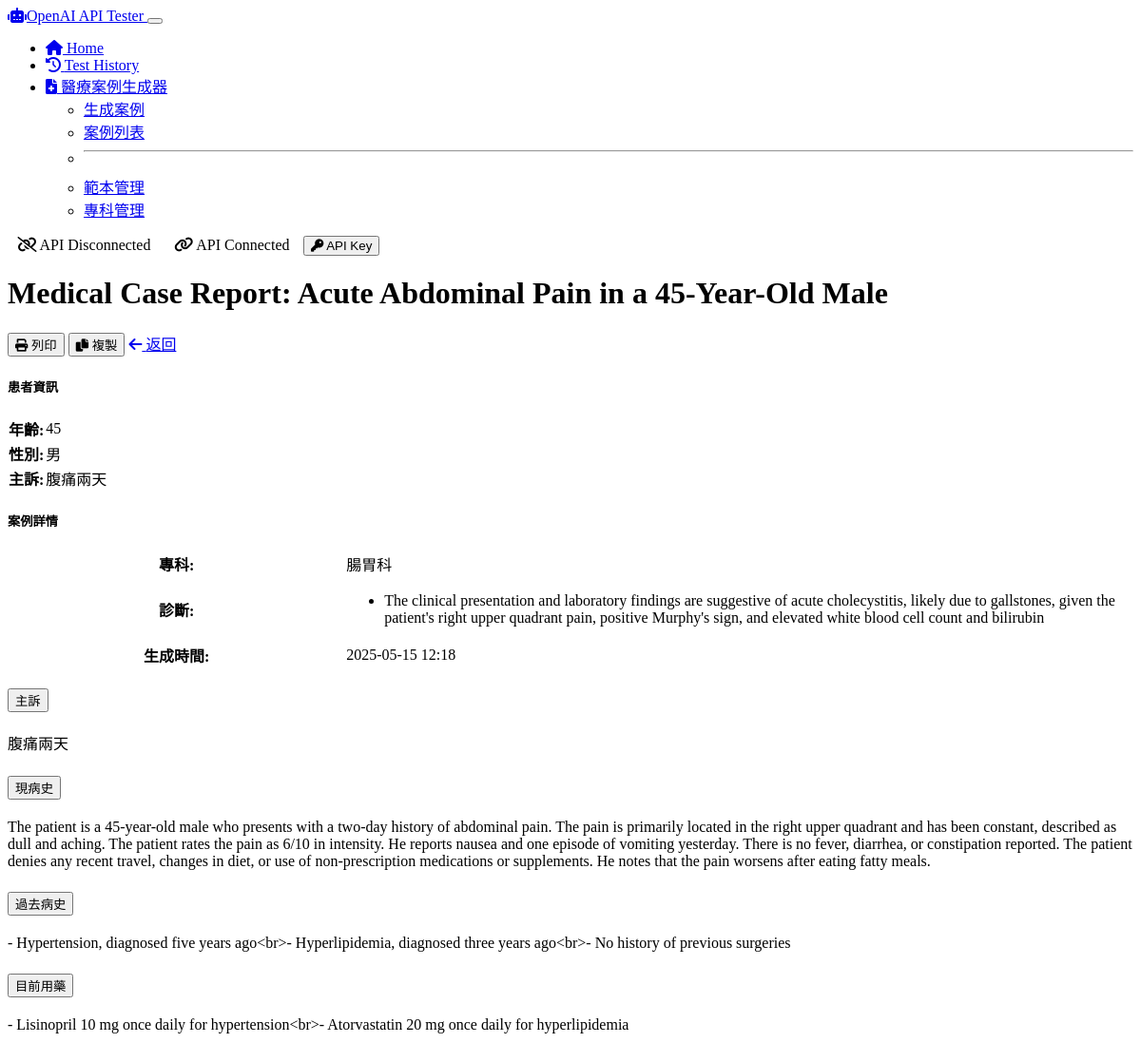
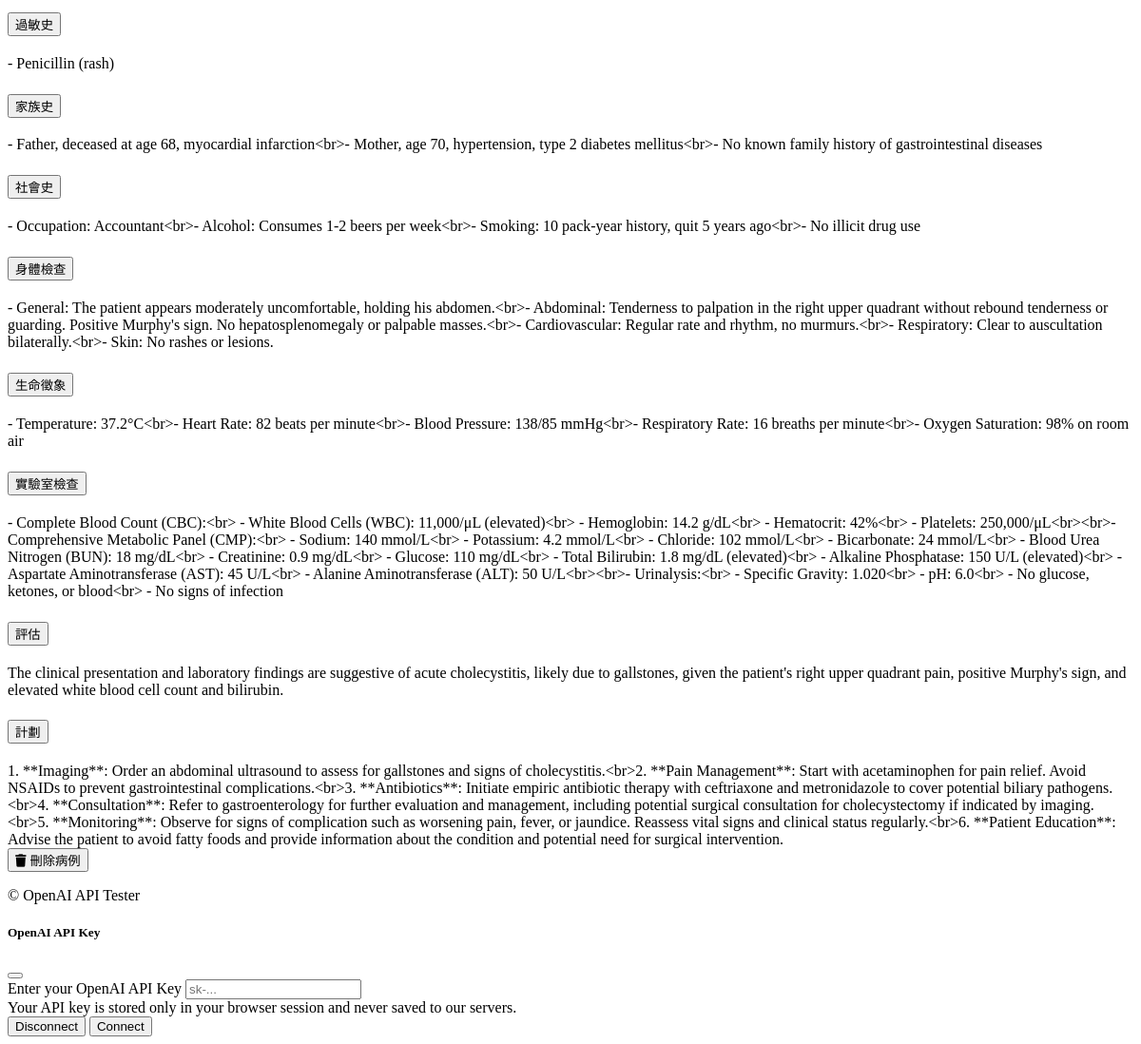
Screenshot of /medical/case/1 with the database file from the repository (2 pictures, top to bottom).
### models/medical_case.py (models this page shows, shortened)
class MedicalCase(db.Model):
    id = db.Column(db.Integer, primary_key=True)
    title = db.Column(db.String(200), nullable=False)
    patient_age = db.Column(db.Integer, nullable=True)
    patient_gender = db.Column(db.String(20), nullable=True)
    chief_complaint = db.Column(db.Text, nullable=False)
    history_present_illness = db.Column(db.Text, nullable=True)
    past_medical_history = db.Column(db.Text, nullable=True)
    medications = db.Column(db.Text, nullable=True)
    allergies = db.Column(db.Text, nullable=True)
    family_history = db.Column(db.Text, nullable=True)
    social_history = db.Column(db.Text, nullable=True)
    physical_examination = db.Column(db.Text, nullable=True)
    vital_signs = db.Column(db.Text, nullable=True)
    laboratory_results = db.Column(db.Text, nullable=True)
    imaging_results = db.Column(db.Text, nullable=True)
    assessment = db.Column(db.Text, nullable=True)
    plan = db.Column(db.Text, nullable=True)
    specialty_id = db.Column(db.Integer, db.ForeignKey('medical_specialty.id'), nullable=True)
    diagnoses = db.relationship('Diagnosis', backref='case', lazy=True, cascade="all, delete-orphan")
    prompt_used = db.Column(db.Text, nullable=True)
    system_message = db.Column(db.Text, nullable=True)
    ai_model = db.Column(db.String(50), nullable=True)
    created_at = db.Column(db.DateTime, default=datetime.utcnow)
    updated_at = db.Column(db.DateTime, default=datetime.utcnow, onupdate=datetime.utcnow)

class MedicalSpecialty(db.Model):
    id = db.Column(db.Integer, primary_key=True)
    name = db.Column(db.String(100), nullable=False, unique=True)
    description = db.Column(db.Text, nullable=True)
    cases = db.relationship('MedicalCase', backref='specialty', lazy=True)

class Diagnosis(db.Model):
    id = db.Column(db.Integer, primary_key=True)
    name = db.Column(db.String(200), nullable=False)
    description = db.Column(db.Text, nullable=True)
    icd_code = db.Column(db.String(20), nullable=True) # International Classification of Diseases code
    case_id = db.Column(db.Integer, db.ForeignKey('medical_case.id'), nullable=False)

### routes/medical_routes.py (the view)
@app.route('/medical/case/<int:id>', methods=['GET'])
def view_case(id):
    case = MedicalCase.query.get_or_404(id)
    return render_template('medical/view_case.html', case=case)

### app.py (called while the page is built)
@app.template_filter('nl2br')
def nl2br(value):
    if value:
        return value.replace('\n', '<br>')
    return value

### templates/medical/view_case.html (shortened to what this page needs)
{% extends 'layout.html' %}
{% block content %}
<div class="container py-4">
    <div class="mb-4 d-flex justify-content-between align-items-center">
        <h1>{{ case.title }}</h1>
        <div>
            <button class="btn btn-outline-secondary" id="printCaseBtn">
                <i class="fas fa-print me-1"></i> 列印
            </button>
            <button class="btn btn-outline-primary" id="copyCaseBtn">
                <i class="fas fa-copy me-1"></i> 複製
            </button>
            <a href="{{ url_for('list_cases') }}" class="btn btn-outline-secondary">
                <i class="fas fa-arrow-left me-1"></i> 返回
            </a>
        </div>
    </div>
    <div class="row mb-4">
        <div class="col-md-6">
            <div class="card h-100">
                <div class="card-header">
                    <h5 class="card-title mb-0">患者資訊</h5>
                </div>
                <div class="card-body">
                    <table class="table table-sm">
                        <tr>
                            <th width="30%">年齡:</th>
                            <td>{{ case.patient_age }}</td>
                        </tr>
                        <tr>
                            <th>性別:</th>
                            <td>{{ case.patient_gender }}</td>
                        </tr>
                        <tr>
                            <th>主訴:</th>
                            <td>{{ case.chief_complaint }}</td>
                        </tr>
                    </table>
                </div>
            </div>
        </div>
        <div class="col-md-6">
            <div class="card h-100">
                <div class="card-header">
                    <h5 class="card-title mb-0">案例詳情</h5>
                </div>
                <div class="card-body">
                    <table class="table table-sm">
                        <tr>
                            <th width="30%">專科:</th>
                            <td>{{ case.specialty.name if case.specialty else "未指定" }}</td>
                        </tr>
                        <tr>
                            <th>診斷:</th>
                            <td>
                                {% if case.diagnoses %}
                                    <ul class="mb-0 ps-3">
                                        {% for diagnosis in case.diagnoses %}
                                            <li>{{ diagnosis.name }}</li>
                                        {% endfor %}
                                    </ul>
                                {% else %}
                                    未指定
                                {% endif %}
                            </td>
                        </tr>
                        <tr>
                            <th>生成時間:</th>
                            <td>{{ case.created_at.strftime('%Y-%m-%d %H:%M') }}</td>
                        </tr>
                    </table>
                </div>
            </div>
        </div>
    </div>
    <div class="accordion shadow-sm" id="caseContentAccordion">
        {% if case.chief_complaint %}
        <div class="accordion-item">
            <h2 class="accordion-header" id="heading_chief_complaint">
                <button class="accordion-button" type="button" data-bs-toggle="collapse" data-bs-target="#collapse_chief_complaint" aria-expanded="true" aria-controls="collapse_chief_complaint">
                    主訴
                </button>
            </h2>
            <div id="collapse_chief_complaint" class="accordion-collapse collapse show" aria-labelledby="heading_chief_complaint" data-bs-parent="#caseContentAccordion">
                <div class="accordion-body">
                    {{ case.chief_complaint | nl2br }}
                </div>
            </div>
        </div>
        {% endif %}
        {% if case.history_present_illness %}
        <div class="accordion-item">
            <h2 class="accordion-header" id="heading_hpi">
                <button class="accordion-button collapsed" type="button" data-bs-toggle="collapse" data-bs-target="#collapse_hpi" aria-expanded="false" aria-controls="collapse_hpi">
                    現病史
                </button>
            </h2>
            <div id="collapse_hpi" class="accordion-collapse collapse" aria-labelledby="heading_hpi" data-bs-parent="#caseContentAccordion">
                <div class="accordion-body">
                    {{ case.history_present_illness | nl2br }}
                </div>
            </div>
        </div>
        {% endif %}
        {% if case.past_medical_history %}
        <div class="accordion-item">
            <h2 class="accordion-header" id="heading_pmh">
                <button class="accordion-button collapsed" type="button" data-bs-toggle="collapse" data-bs-target="#collapse_pmh" aria-expanded="false" aria-controls="collapse_pmh">
                    過去病史
                </button>
            </h2>
            <div id="collapse_pmh" class="accordion-collapse collapse" aria-labelledby="heading_pmh" data-bs-parent="#caseContentAccordion">
                <div class="accordion-body">
                    {{ case.past_medical_history | nl2br }}
                </div>
            </div>
        </div>
        {% endif %}
        {% if case.medications %}
        <div class="accordion-item">
            <h2 class="accordion-header" id="heading_meds">
                <button class="accordion-button collapsed" type="button" data-bs-toggle="collapse" data-bs-target="#collapse_meds" aria-expanded="false" aria-controls="collapse_meds">
                    目前用藥
                </button>
            </h2>
            <div id="collapse_meds" class="accordion-collapse collapse" aria-labelledby="heading_meds" data-bs-parent="#caseContentAccordion">
                <div class="accordion-body">
                    {{ case.medications | nl2br }}
                </div>
            </div>
        </div>
        {% endif %}
        {% if case.allergies %}
        <div class="accordion-item">
            <h2 class="accordion-header" id="heading_allergies">
                <button class="accordion-button collapsed" type="button" data-bs-toggle="collapse" data-bs-target="#collapse_allergies" aria-expanded="false" aria-controls="collapse_allergies">
                    過敏史
                </button>
            </h2>
            <div id="collapse_allergies" class="accordion-collapse collapse" aria-labelledby="heading_allergies" data-bs-parent="#caseContentAccordion">
                <div class="accordion-body">
                    {{ case.allergies | nl2br }}
                </div>
            </div>
        </div>
        {% endif %}
        {% if case.family_history %}
        <div class="accordion-item">
            <h2 class="accordion-header" id="heading_fam_hx">
                <button class="accordion-button collapsed" type="button" data-bs-toggle="collapse" data-bs-target="#collapse_fam_hx" aria-expanded="false" aria-controls="collapse_fam_hx">
                    家族史
                </button>
            </h2>
            <div id="collapse_fam_hx" class="accordion-collapse collapse" aria-labelledby="heading_fam_hx" data-bs-parent="#caseContentAccordion">
                <div class="accordion-body">
                    {{ case.family_history | nl2br }}
                </div>
            </div>
        </div>
        {% endif %}
        {% if case.social_history %}
        <div class="accordion-item">
            <h2 class="accordion-header" id="heading_soc_hx">
                <button class="accordion-button collapsed" type="button" data-bs-toggle="collapse" data-bs-target="#collapse_soc_hx" aria-expanded="false" aria-controls="collapse_soc_hx">
                    社會史
                </button>
            </h2>
            <div id="collapse_soc_hx" class="accordion-collapse collapse" aria-labelledby="heading_soc_hx" data-bs-parent="#caseContentAccordion">
                <div class="accordion-body">
                    {{ case.social_history | nl2br }}
                </div>
            </div>
        </div>
        {% endif %}
        {% if case.physical_examination %}
        <div class="accordion-item">
            <h2 class="accordion-header" id="heading_pe">
                <button class="accordion-button collapsed" type="button" data-bs-toggle="collapse" data-bs-target="#collapse_pe" aria-expanded="false" aria-controls="collapse_pe">
                    身體檢查
                </button>
            </h2>
            <div id="collapse_pe" class="accordion-collapse collapse" aria-labelledby="heading_pe" data-bs-parent="#caseContentAccordion">
                <div class="accordion-body">
                    {{ case.physical_examination | nl2br }}
                </div>
            </div>
        </div>
        {% endif %}
        {% if case.vital_signs %}
        <div class="accordion-item">
            <h2 class="accordion-header" id="heading_vitals">
                <button class="accordion-button collapsed" type="button" data-bs-toggle="collapse" data-bs-target="#collapse_vitals" aria-expanded="false" aria-controls="collapse_vitals">
                    生命徵象
                </button>
            </h2>
            <div id="collapse_vitals" class="accordion-collapse collapse" aria-labelledby="heading_vitals" data-bs-parent="#caseContentAccordion">
                <div class="accordion-body">
                    {{ case.vital_signs | nl2br }}
                </div>
            </div>
        </div>
        {% endif %}
        {% if case.laboratory_results %}
        <div class="accordion-item">
            <h2 class="accordion-header" id="heading_labs">
                <button class="accordion-button collapsed" type="button" data-bs-toggle="collapse" data-bs-target="#collapse_labs" aria-expanded="false" aria-controls="collapse_labs">
                    實驗室檢查
                </button>
            </h2>
            <div id="collapse_labs" class="accordion-collapse collapse" aria-labelledby="heading_labs" data-bs-parent="#caseContentAccordion">
                <div class="accordion-body">
                    {{ case.laboratory_results | nl2br }}
                </div>
            </div>
        </div>
        {% endif %}
        {% if case.assessment %}
        <div class="accordion-item">
            <h2 class="accordion-header" id="heading_assessment">
                <button class="accordion-button collapsed" type="button" data-bs-toggle="collapse" data-bs-target="#collapse_assessment" aria-expanded="false" aria-controls="collapse_assessment">
                    評估
                </button>
            </h2>
            <div id="collapse_assessment" class="accordion-collapse collapse" aria-labelledby="heading_assessment" data-bs-parent="#caseContentAccordion">
                <div class="accordion-body">
                    {{ case.assessment | nl2br }}
                </div>
            </div>
        </div>
        {% endif %}
        {% if case.plan %}
        <div class="accordion-item">
            <h2 class="accordion-header" id="heading_plan">
                <button class="accordion-button collapsed" type="button" data-bs-toggle="collapse" data-bs-target="#collapse_plan" aria-expanded="false" aria-controls="collapse_plan">
                    計劃
                </button>
            </h2>
            <div id="collapse_plan" class="accordion-collapse collapse" aria-labelledby="heading_plan" data-bs-parent="#caseContentAccordion">
                <div class="accordion-body">
                    {{ case.plan | nl2br }}
                </div>
            </div>
        </div>
        {% endif %}
    </div>
    <div class="mt-4 text-end">
        <form action="{{ url_for('delete_case', id=case.id) }}" method="POST" onsubmit="return confirm('確定要刪除這個病例嗎？此操作無法撤銷。');">
            <button type="submit" class="btn btn-danger">
                <i class="fas fa-trash me-1"></i> 刪除病例
            </button>
        </form>
    </div>
</div>
{% endblock %}

### static/css/custom.css (style rules this page uses)
.table { border-collapse: separate; border-spacing: 0; }

### rows the page displays
MedicalCase: title "Medical Case Report: Acute Abdominal Pain in a 45-Year-Old Male", patient_age "45", patient_gender "男", chief_complaint "腹痛兩天", created_at "2025-05-15 12:18", history_present_illness "The patient is a 45-year-old male who presents with a two-day history of abdominal pain. The pain is primarily located in the right upper quadrant and has been constant, described as dull and aching. The patient rates the pain as 6/10 in intensity. He reports nausea and one episode of vomiting yesterday. There is no fever, diarrhea, or constipation reported. The patient denies any recent travel, changes in diet, or use of non-prescription medications or supplements. He notes that the pain worsens after eating fatty meals.", past_medical_history "- Hypertension, diagnosed five years ago<br>- Hyperlipidemia, diagnosed three years ago<br>- No history of previous surgeries", medications "- Lisinopril 10 mg once daily for hypertension<br>- Atorvastatin 20 mg once daily for hyperlipidemia", allergies "- Penicillin (rash)", family_history "- Father, deceased at age 68, myocardial infarction<br>- Mother, age 70, hypertension, type 2 diabetes mellitus<br>- No known family history of gastrointestinal diseases", social_history "- Occupation: Accountant<br>- Alcohol: Consumes 1-2 beers per week<br>- Smoking: 10 pack-year history, quit 5 years ago<br>- No illicit drug use", physical_examination "- General: The patient appears moderately uncomfortable, holding his abdomen.<br>- Abdominal: Tenderness to palpation in the right upper quadrant without rebound tenderness or guarding. Positive Murphy's sign. No hepatosplenomegaly or palpable masses.<br>- Cardiovascular: Regular rate and rhythm, no murmurs.<br>- Respiratory: Clear to auscultation bilaterally.<br>- Skin: No rashes or lesions.", vital_signs "- Temperature: 37.2°C<br>- Heart Rate: 82 beats per minute<br>- Blood Pressure: 138/85 mmHg<br>- Respiratory Rate: 16 breaths per minute<br>- Oxygen Saturation: 98% on room air", laboratory_results "- Complete Blood Count (CBC):<br> - White Blood Cells (WBC): 11,000/μL (elevated)<br> - Hemoglobin: 14.2 g/dL<br> - Hematocrit: 42%<br> - Platelets: 250,000/μL<br><br>- Comprehensive Metabolic Panel (CMP):<br> - Sodium: 140 mmol/L<br> - Potassium: 4.2 mmol/L<br> - Chloride: 102 mmol/L<br> - Bicarbonate: 24 mmol/L<br> - Blood Urea Nitrogen (BUN): 18 mg/dL<br> - Creatinine: 0.9 mg/dL<br> - Glucose: 110 mg/dL<br> - Total Bilirubin: 1.8 mg/dL (elevated)<br> - Alkaline Phosphatase: 150 U/L (elevated)<br> - Aspartate Aminotransferase (AST): 45 U/L<br> - Alanine Aminotransferase (ALT): 50 U/L<br><br>- Urinalysis:<br> - Specific Gravity: 1.020<br> - pH: 6.0<br> - No glucose, ketones, or blood<br> -…", assessment "The clinical presentation and laboratory findings are suggestive of acute cholecystitis, likely due to gallstones, given the patient's right upper quadrant pain, positive Murphy's sign, and elevated white blood cell count and bilirubin.", plan "1. **Imaging**: Order an abdominal ultrasound to assess for gallstones and signs of cholecystitis.<br>2. **Pain Management**: Start with acetaminophen for pain relief. Avoid NSAIDs to prevent gastrointestinal complications.<br>3. **Antibiotics**: Initiate empiric antibiotic therapy with ceftriaxone and metronidazole to cover potential biliary pathogens.<br>4. **Consultation**: Refer to gastroenterology for further evaluation and management, including potential surgical consultation for cholecystectomy if indicated by imaging.<br>5. **Monitoring**: Observe for signs of complication such as worsening pain, fever, or jaundice. Reassess vital signs and clinical status regularly.<br>6. **Patient…"
MedicalSpecialty: specialty "腸胃科"
Diagnosis: name "The clinical presentation and laboratory findings are suggestive of acute cholecystitis, likely due to gallstones, given the patient's right upper quadrant pain, positive Murphy's sign, and elevated white blood cell count and bilirubin"
